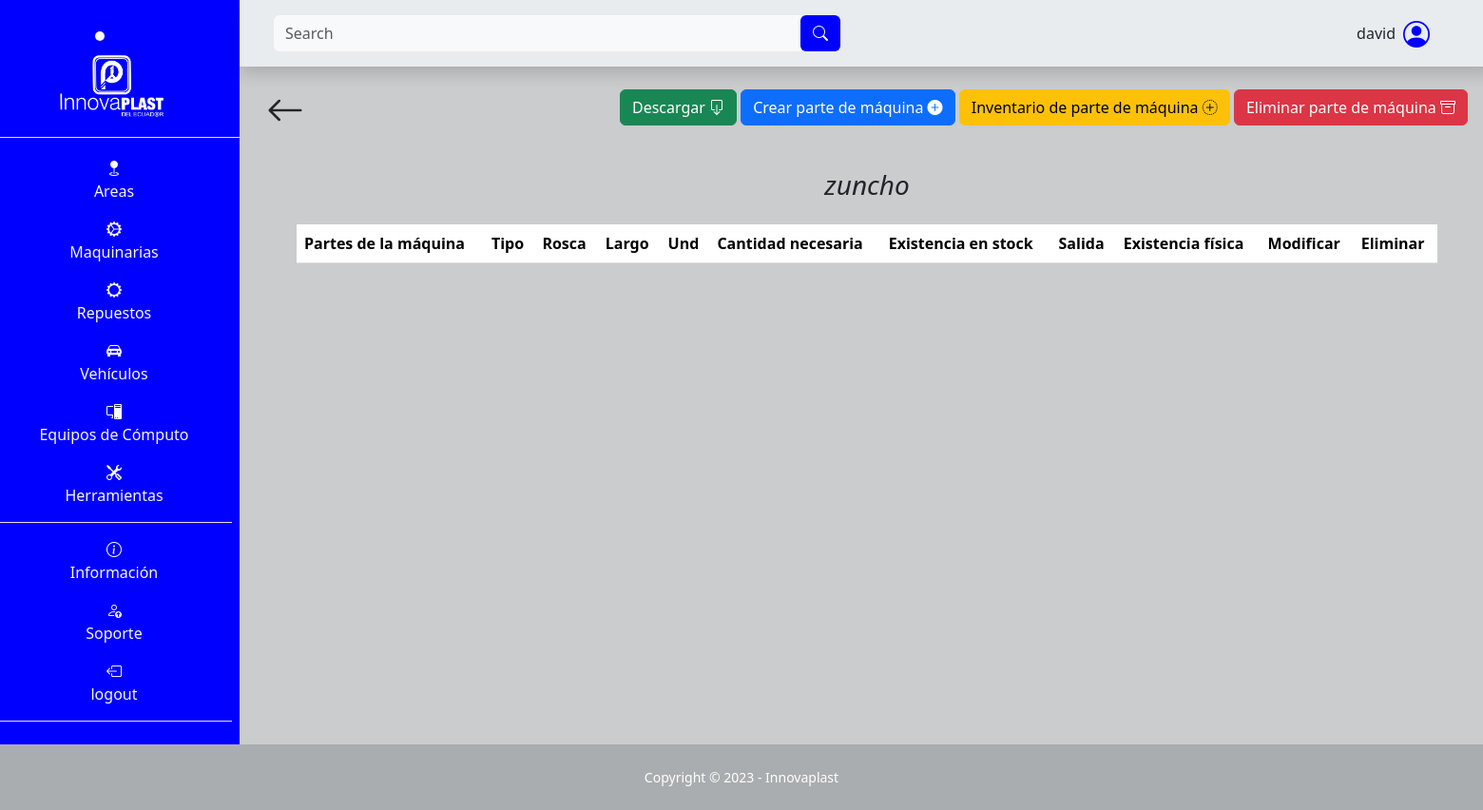
The app's page /repuesto/detalles_repuesto_maquina/1 (signed in), older data.
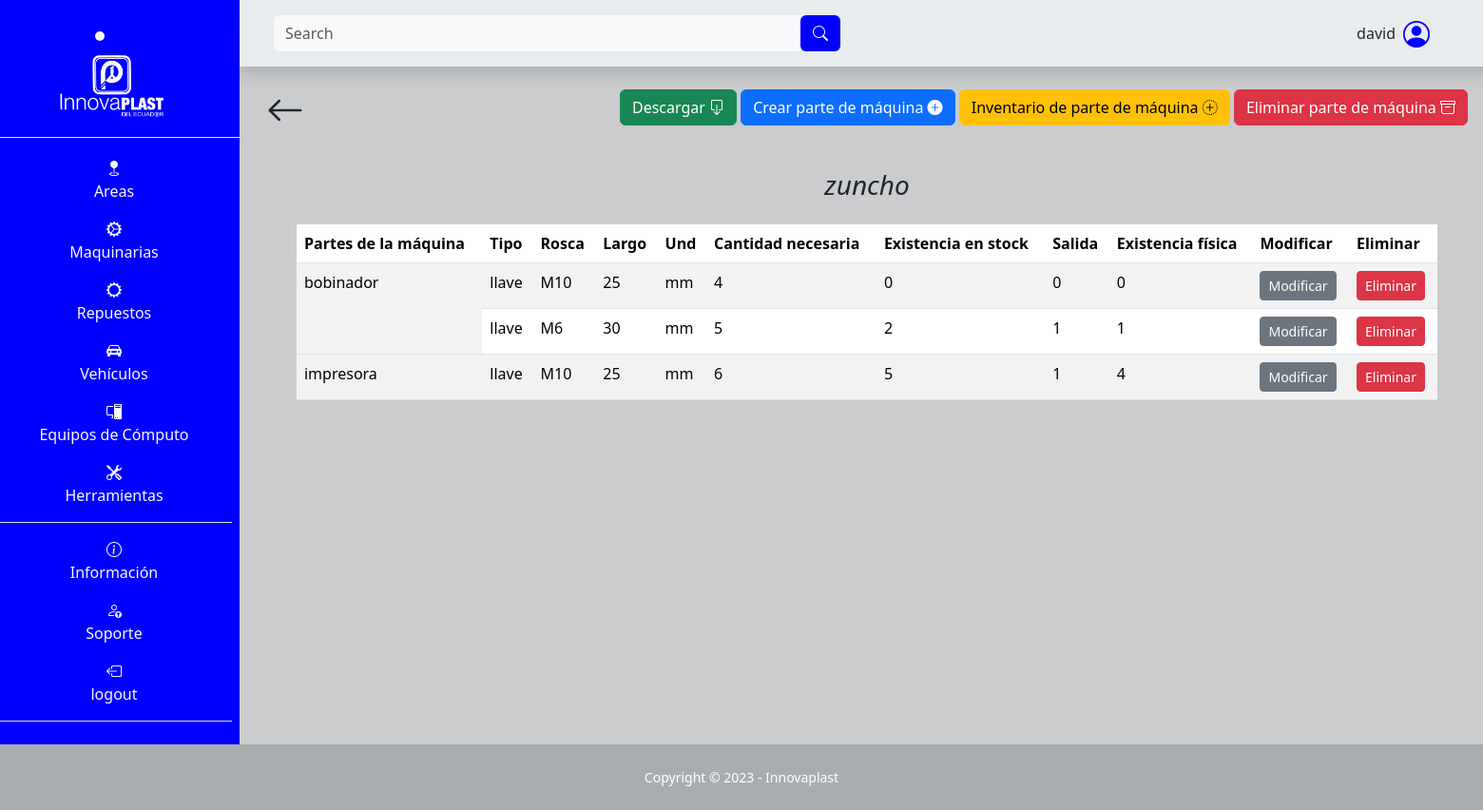
The same page, newer data.
### SGE_repuesto/models.py (models this page shows, shortened)
class Maquina(models.Model):
    nombre = models.CharField(max_length=100, null=False, blank=False)

class Parte(models.Model):
    maquina = models.ForeignKey(Maquina, on_delete=models.CASCADE)
    nombre = models.CharField(max_length=50, null=False, blank=False)

class Inventario(models.Model):
    parte = models.ForeignKey(Parte, on_delete=models.CASCADE)
    tipo = models.CharField(max_length=50, null=False, blank=False)
    rosca = models.CharField(max_length=50, null=False, blank=False)
    largo = models.CharField(max_length=50, null=False, blank=False)
    und = models.CharField(max_length=50, null=False, blank=False)
    cantidad_necesaria = models.IntegerField(null=False, blank=False)
    existencia_stock = models.IntegerField(null=False, blank=False)
    salida = models.IntegerField(null=False, blank=False)
    def existencia_fisica(self):
        cantidad_existencia_fisica = self.existencia_stock - self.salida
        return cantidad_existencia_fisica

### SGE_repuesto/views.py (the view, shortened to what this page needs)
# urls.py: path('detalles_repuesto_maquina/<int:id>', views.detalles, name="detalles_repuesto_maquina"),
@login_required
def detalles(request, id):
    if request.method == 'GET':
        maquina = get_object_or_404(Maquina, id=id)
        partes_maquina = Parte.objects.filter(maquina=maquina)
        part_form = ParteRepuestoForm()
        inve_form = InventarioRepuestoForm()
        context = {
            'maquina': maquina,
            'partes_maquina': partes_maquina,
            'part_form': part_form,
            'inve_form': inve_form
        }
        return render(request, 'SGE_repuesto/detalles.html', context)

### SGE_repuesto/forms.py
class ParteRepuestoForm(forms.ModelForm):
    class Meta:
        model = Parte
        fields = '__all__'
        exclude = ['maquina']
        widgets = {
            'nombre': forms.TextInput(attrs={'class': 'form-control m-2', 'placeholder': 'Nombre de la parte'}),
        }

class InventarioRepuestoForm(forms.ModelForm):
    class Meta:
        model = Inventario
        fields = '__all__'
        exclude = ['parte']
        labels = {
            'und': 'UND',
        }
        widgets = {
            'tipo': forms.TextInput(attrs={'class': 'form-control m-2'}),
            'rosca': forms.TextInput(attrs={'class': 'form-control m-2'}),
            'largo': forms.TextInput(attrs={'class': 'form-control m-2'}),
            'und': forms.TextInput(attrs={'class': 'form-control m-2'}),
            'cantidad_necesaria': forms.NumberInput(attrs={'class': 'form-control m-2', 'type': 'number'}),
            'existencia_stock': forms.NumberInput(attrs={'class': 'form-control m-2', 'type': 'number'}),
            'salida': forms.NumberInput(attrs={'class': 'form-control m-2', 'type': 'number'}),
        }

### templates/SGE_repuesto/detalles.html (shortened to what this page needs)
{% extends "layout/base.html" %}
{% block 'search' %}
<form class="d-flex form-inline mr-auto ml-md-3 my-2 my-md-0 ms-3 me-3 mw-100 navbar-search" role="search" action="" method='GET'>
    <div class="input-group">
        <input class="form-control bg-light border-0 small" id="search-input" name="search" type="search" placeholder="Search" aria-label="Search">
        <div class="input-group-append">
            <button class="btn barra text-light" type="submit">
                <i class="bi bi-search"></i>
            </button>
        </div>
    </div>
</form>
{% endblock 'search' %}
{% block 'content' %}
<div class="container">
    <div class="d-flex p-3 justify-content-between">
        <a class="text-decoration-none text-dark flecha-atras" href="{% url "repuesto_maquina" %}">
            <i class="bi bi-arrow-left fs-1"></i>
        </a>
        <div class="pt-2 me-3 me-md-0">
            <button type="button" class="btn btn-success" onclick="window.location.href='{% url "descargar_excel" id=maquina.id %}'">
                Descargar <i class="bi bi-box-arrow-down "></i>
            </button>
            <button type="button" class="btn btn-primary" data-bs-toggle="modal" data-bs-target="#modal-parte">
                Crear parte de máquina <i class="bi bi-plus-circle-fill"></i>
            </button>
            <button type="button" class="btn btn-warning mt-md-0 mt-2" data-bs-toggle="modal" data-bs-target="#modal-inventario">
                Inventario de parte de máquina <i class="bi bi-plus-circle-dotted"></i>
            </button>
            <button type="button" class="btn btn-danger" data-bs-toggle="modal" data-bs-target="#modal-eliminar-parte">
                Eliminar parte de máquina <i class="bi bi-archive"></i>
            </button>
        </div>
    </div>
    <div class="mt-3 ps-5 pe-5">
        <h3 class="text-center text-dark fst-italic">{{ maquina.nombre }}</h3>
        <table class="table table-striped mt-4">
            <thead>
                <tr>
                    <th>Partes de la máquina</th>
                    <th>Tipo</th>
                    <th>Rosca</th>
                    <th>Largo</th>
                    <th>Und</th>
                    <th>Cantidad necesaria</th>
                    <th>Existencia en stock</th>
                    <th>Salida</th>
                    <th>Existencia física</th>
                    <th>Modificar</th>
                    <th>Eliminar</th>
                </tr>
            </thead>
            <tbody>
                {% for parte in partes_maquina %}
                <tr>
                    <td rowspan="{{ parte.inventario_set.count }}">{{ parte.nombre }}</td>
                    {% for inventario in parte.inventario_set.all %}
                    {% if forloop.first %}
                    <td>{{ inventario.tipo }}</td>
                    <td>{{ inventario.rosca }}</td>
                    <td>{{ inventario.largo }}</td>
                    <td>{{ inventario.und }}</td>
                    <td>{{ inventario.cantidad_necesaria }}</td>
                    <td>{{ inventario.existencia_stock }}</td>
                    <td>{{ inventario.salida }}</td>
                    <td>{{ inventario.existencia_fisica }}</td>
                    <td>
                        <button type="button" class="btn btn-secondary btn-sm" data-bs-toggle="modal" data-bs-target="#Modal{{ inventario.id }}">
                            Modificar
                        </button>
                    </td>
                    <td><a class="btn btn-danger btn-sm" href="{% url "eliminar_inventario" id=inventario.id %}">Eliminar</a></td>
                    {% else %}
                </tr>
                <tr>
                    <td>{{ inventario.tipo }}</td>
                    <td>{{ inventario.rosca }}</td>
                    <td>{{ inventario.largo }}</td>
                    <td>{{ inventario.und }}</td>
                    <td>{{ inventario.cantidad_necesaria }}</td>
                    <td>{{ inventario.existencia_stock }}</td>
                    <td>{{ inventario.salida }}</td>
                    <td>{{ inventario.existencia_fisica }}</td>
                    <td>
                        <button type="button" class="btn btn-secondary btn-sm" data-bs-toggle="modal" data-bs-target="#Modal{{ inventario.id }}">
                            Modificar
                        </button>
                    </td>
                    <td><a class="btn btn-danger btn-sm" href="{% url "eliminar_inventario" id=inventario.id %}">Eliminar</a></td>
                </tr>
                    {% endif %}
                    {% endfor %}
                </tr>
                {% endfor %}
            </tbody>
        </table>
    </div>
</div>
{% endblock %}

### templates/layout/base.html (shortened to what this page needs)
{% load static %}
<!DOCTYPE html>
<html lang="es">
<head>
    <link rel="stylesheet" href="https://cdn.jsdelivr.net/npm/bootstrap-icons@1.10.3/font/bootstrap-icons.css">
    <link rel="stylesheet" href="{% static "css/bootstrap.css" %}">
    <link rel="stylesheet" href="{% static "css/style.css" %}">
</head>
<body class="" id="page-top">
    <main>
        <div class="row">
            <div class="col-12 col-md-2 m-0 p-0 text-light text-center barra d-none d-md-block">
                <li class="nav-item active text-center fs-3 lista-menu m-3" style="transition: background-color 0.5s ease">
                    <a class="nav-link" href="{% url "index" %}">
                        <img src="{% static "images/Innovaplast.png" %}" alt="Innovaplast" style="max-height: 70px;">
                    </a>
                </li>
                <ul class="flex-column align-items-stretch p-2 border-top">
                    <li class="nav-item mt-1 pt-2 lista-menu text-center" style="transition: background-color 0.5s ease">
                        <a class="text-light text-decoration-none lista-menu" href="{% url "area" %}"><i class="bi bi-geo-fill"></i><p>Areas</p></a>
                    </li>
                    <li class="nav-item lista-menu" style="transition: background-color 0.5s ease">
                        <a class="text-light text-decoration-none lista-menu" href="{% url "maquina" %}"><i class="bi bi-gear-wide-connected"></i><p>Maquinarias</p></a>
                    </li>
                    <li class="nav-item lista-menu" style="transition: background-color 0.5s ease">
                        <a class="text-light text-decoration-none lista-menu" href="{% url "repuesto_maquina" %}"><i class="bi bi-gear-wide"></i><p>Repuestos</p></a>
                    </li>
                    <li class="nav-item lista-menu" style="transition: background-color 0.5s ease">
                        <i class="bi bi-car-front-fill"></i><p>Vehículos</p>
                    </li>
                    <li class="nav-item lista-menu" style="transition: background-color 0.5s ease">
                        <a class="text-light text-decoration-none lista-menu" href="{% url "pc" %}"><i class="bi bi-pc-display"></i><p>Equipos de Cómputo</p></a>
                    </li>
                    <li class="nav-item border-bottom lista-menu" style="transition: background-color 0.5s ease">
                        <a class="text-light text-decoration-none lista-menu" href="{% url "herramienta" %}"><i class="bi bi-tools"></i><p>Herramientas</p></a>
                    </li>
                    <li class="nav-item pt-3 lista-menu" style="transition: background-color 0.5s ease">
                        <i class="bi bi-info-circle"></i><p>Información</p>
                    </li>
                    <li class="nav-item lista-menu" style="transition: background-color 0.5s ease">
                        <a class="text-light text-decoration-none lista-menu" href="{% url "soporte" %}">  <i class="bi bi-person-up"></i><p>Soporte</p></a>
                    </li>
                    {% if user.is_authenticated %}
                        <li class="nav-item lista-menu border-bottom" style="transition: background-color 0.5s ease">
                            <a class="text-light text-decoration-none lista-menu" href="{% url "logout" %}"><i class="bi bi-box-arrow-left"></i><p>logout</p></a>
                        </li>
                    {% else %}
                        <li class="nav-item lista-menu border-bottom" style="transition: background-color 0.5s ease">
                            <a class="text-light text-decoration-none lista-menu" href="{% url "login" %}"><i class="bi bi-box-arrow-right"></i><p>Login</p></a>
                        </li>
                    {% endif %}
                </ul>
            </div>
            <div class="col-12 col-md-10 m-0 p-0">
                <nav class="row navbar bg-body-secondary p-2 m-0 shadow sticky-top navbar-expand-lg">
                        <div class="col-12 col-md-6 order-lg-first order-last">
                            {% block 'search' %}{% endblock 'search' %}
                        </div>
                        <div class="col-12 col-md-6">
                            <div class="me-5 d-flex justify-content-center justify-content-md-end align-items-center">
                                <p class="ms-5 mt-auto mb-auto">{{ user }}</p>
                                <i class="bi bi-person-circle fs-3 ms-2 icono-persona"></i>
                            </div>
                        </div>
                </nav>
                {% block 'content' %}{% endblock %}
            </div>
    </main>
    <footer class="footer">
        <div class="small text-center p-4 text-white">Copyright &copy; 2023 - Innovaplast</div>
    </footer>
</body>
</html>

### static/css/style.css (style rules this page uses)
:root { --color-primary: #2ea3f2; }
* { margin: 0; padding: 0; box-sizing: border-box; }
body { background-color: #caccce; }
.barra { background-color: blue; }
ul { list-style-type: none; }
.icono-persona { color: blue; }
.footer { background-color: #aaadaf; }

Row changes from the older to the newer data that the page shows:
added Parte: nombre "bobinador"
added Inventario: tipo "llave", rosca "M10", largo "25", und "mm", cantidad_necesaria "4", existencia_stock "0", salida "0", existencia_fisica "0", shown under "bobinador"
added Inventario: tipo "llave", rosca "M6", largo "30", und "mm", cantidad_necesaria "5", existencia_stock "2", salida "1", existencia_fisica "1", shown under "bobinador"
added Parte: nombre "impresora"
added Inventario: tipo "llave", rosca "M10", largo "25", und "mm", cantidad_necesaria "6", existencia_stock "5", salida "1", existencia_fisica "4", shown under "impresora"
